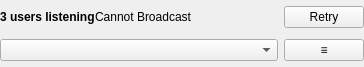
<?xml version="1.0" encoding="UTF-8"?>
<ui version="4.0">
 <class>GUI_Broadcast</class>
 <widget class="QWidget" name="GUI_Broadcast">
  <property name="geometry">
   <rect>
    <x>0</x>
    <y>0</y>
    <width>364</width>
    <height>67</height>
   </rect>
  </property>
  <property name="windowTitle">
   <string/>
  </property>
  <layout class="QGridLayout" name="gridLayout">
   <property name="leftMargin">
    <number>0</number>
   </property>
   <property name="topMargin">
    <number>0</number>
   </property>
   <property name="rightMargin">
    <number>0</number>
   </property>
   <property name="bottomMargin">
    <number>0</number>
   </property>
   <property name="verticalSpacing">
    <number>5</number>
   </property>
   <item row="2" column="0" colspan="2">
    <widget class="Gui::ComboBox" name="combo_clients">
     <property name="sizePolicy">
      <sizepolicy hsizetype="MinimumExpanding" vsizetype="Fixed">
       <horstretch>0</horstretch>
       <verstretch>0</verstretch>
      </sizepolicy>
     </property>
     <property name="focusPolicy">
      <enum>Qt::ClickFocus</enum>
     </property>
    </widget>
   </item>
   <item row="2" column="2">
    <widget class="Gui::MenuToolButton" name="btn_menu">
     <property name="sizePolicy">
      <sizepolicy hsizetype="Maximum" vsizetype="Preferred">
       <horstretch>0</horstretch>
       <verstretch>0</verstretch>
      </sizepolicy>
     </property>
     <property name="text">
      <string notr="true">≡</string>
     </property>
    </widget>
   </item>
   <item row="0" column="0" colspan="3">
    <layout class="QHBoxLayout" name="horizontalLayout_2">
     <item>
      <widget class="QLabel" name="lab_status">
       <property name="font">
        <font>
         <weight>75</weight>
         <bold>true</bold>
        </font>
       </property>
       <property name="focusPolicy">
        <enum>Qt::ClickFocus</enum>
       </property>
       <property name="lineWidth">
        <number>0</number>
       </property>
       <property name="text">
        <string notr="true">3 users listening</string>
       </property>
      </widget>
     </item>
     <item>
      <widget class="QLabel" name="lab_error">
       <property name="sizePolicy">
        <sizepolicy hsizetype="MinimumExpanding" vsizetype="Preferred">
         <horstretch>0</horstretch>
         <verstretch>0</verstretch>
        </sizepolicy>
       </property>
       <property name="text">
        <string>Cannot Broadcast</string>
       </property>
      </widget>
     </item>
     <item>
      <widget class="QPushButton" name="btn_retry">
       <property name="text">
        <string notr="true">Retry</string>
       </property>
       <property name="icon">
        <iconset resource="../../Resources/Icons.qrc">
         <normaloff>:/Icons/undo.svg.png</normaloff>:/Icons/undo.svg.png</iconset>
       </property>
       <property name="iconSize">
        <size>
         <width>16</width>
         <height>16</height>
        </size>
       </property>
      </widget>
     </item>
    </layout>
   </item>
  </layout>
 </widget>
 <customwidgets>
  <customwidget>
   <class>Gui::ComboBox</class>
   <extends>QComboBox</extends>
   <header>Gui/Utils/Widgets/ComboBox.h</header>
  </customwidget>
  <customwidget>
   <class>Gui::MenuToolButton</class>
   <extends>QPushButton</extends>
   <header location="global">Gui/Utils/MenuTool/MenuTool.h</header>
  </customwidget>
 </customwidgets>
 <resources>
  <include location="../../Resources/Icons.qrc"/>
 </resources>
 <connections/>
</ui>
